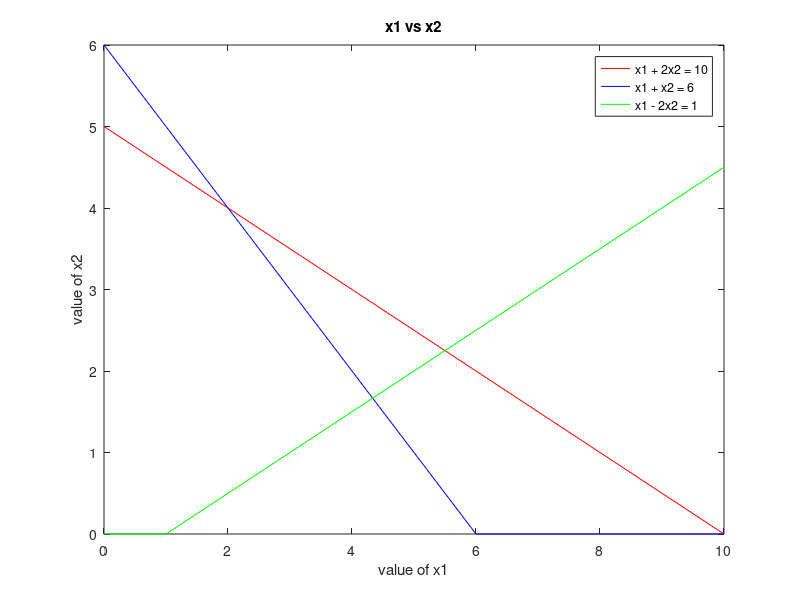

MATLAB code to generate this figure: (Note: this script raises an error after producing the figure.)
%% Graphical METHOD
% No need to convert it into Standard Form
clc
clear all
format rat                              % for rational in fractions
%% Equations
% x1 + 2x2 <= 10  
% x1 + x2 <= 6
% x1 - 2x2 <= 1

% max = 2x1 + 3x2 .  for C              % Objective Function
% min = 2x1 +3x2
%% phase 1: Input Parameter
A=[1 2; 1 1; 1 -2];                     % takes in the coeffieceint of x1 and x2 from above equation
B=[10; 6;1];                            % takes the result part of the above equation
C=[2 3];                                % takes the max part of the condition

%% phase 2: Plotting the graph
P=max(B);                               % finds the max value in the determinant B .  % need to find the range .   % the values will not be greater than this
y1=0:1:max(B);                          % y1 contains range of points from 0 to maximum of B (i.e P) and has a stepsize of y1. Suppose P = 5 so y1 =  0              1              2              3              4              5 
x11=(B(1)-A(1,1).*y1)./A(1,2);          % will evaluate the expression for B(1) - A(1,1) .*y1( no. of solution of x11 is the no. of values in y  and various result will differ just because of value of y1 which is constanlty changing)/A(1,2)
x21=(B(2)-A(2,1).*y1)./A(2,2);          % ||
x31=(B(3)-A(3,1).*y1)./A(3,2);          % ||
% the above x11 , x22 and x31 are x2 accoding to the first, second and third line.
% y1 above is actually various values of x1. Let's take 2x1 + 3x2 = 5. Then x2 = (5 -  2*x1)/3 -> which is (B(1) - A(1,1).*y1). A(1,2)
x11=max(0,x11);                         % for all the values of x11 it will find the max between 0 and x11 (so that to get result in first quadrant) x11 = 5 7 -2 result will be x11 = 5 7 0
x21=max(0,x21);                         % ||
x31=max(0,x31);                         % ||
plot(y1,x11,'r',y1,x21,'b',y1,x31,'g')  % y1 ( plotting from X axis) and x11 (x11 plotting from y axis)line which will be red , y1 and x21 line which will be blue, y1 and x31 line which will be blue
title('x1 vs x2');                      % will plot the graph x1 vs x2
xlabel('value of x1')                   % name given to X coordinate
ylabel('value of x2')                   % name given to y coordinate
legend('x1 + 2x2 = 10','x1 + x2 = 6','x1 - 2x2 = 1');
%% phase 3: Find corner point with axes 
cx1=find(y1==0)                         % points with x1 axis    % will find corner points indexes    % the point where y1 = 0 in y1 will be put in cx1
c1=find(x11==0)                         % points with x2 axis    % ||
Line1=[y1(:,[c1 cx1]); x11(:,[c1 cx1])]'       
% Line1 part by part
% y1(:,[c1 cx1]) -> [c1 cx1] will store values of zero. 
% y1(:,[c1 cx1]) will store two rows c1 and cx1 th row of y1 as first column
% x11(:,[c1 cx1]) -> will store two rows c1 and cx1 th row of x11 as second column
% Now, this will have two rows and two columns. Then ' will make it trannsposed and stored in Line1

% It is used to find all corner point from equation 1 ,2 and 3 respectively where either x1 or x2 is 0
c2=find(x21==0);                            % points with x2 axis
Line2=[y1(:,[c2 cx1]); x21(:,[c2 cx1])]' 

c3=find(x31==0);                            % points with x2   axis
Line3=[y1(:,[c3 cx1]); x31(:,[c3 cx1])]' 
corpt=unique([Line1;Line2;Line3],'rows')    % unique removes repeated points without affecting the order or way of display /storage

%% phase 4: Intersecting points
 pt=[0;0];                                  % taking this corner point if not already added.
for i=1:size(A,1)                           % size(A) gives size of rows and columns % size(A,1) - size of row % size(A,2) - size of column
    A1=A(i,:);                              % A(1,:) will print the first row % A(:,1) will print first column
    B1=B(i,:);                              
    for j=i+1:size(A,1)
        A2=A(j,:);
        B2=B(j,:);
        A4=[A1; A2];
        B4=[B1; B2];
        X=A4\B4;                            % X=inv(A4)*B4
        pt=[pt X];
        pt= max(0,pt)                       % first quadrant points
    end
end
  ptt=pt'                                   % find transpose of pt
  
%% Phase5: All points
allpt=[ptt;corpt]                           % intersection and corner point both are in allpt
points=unique(allpt,'rows')                 % keeping only unique points intact

%% Phase 6: Feasible Region                 %Regions where every points condition is satisfied.
% x1 >= 0 and x2 >= 0 
PT=output(points)                           % will find feasible regions 
P=unique(PT,'rows')                         % keeping only unique points intact

%% Phase 7: Finding Maximum
Z= C*P'                                     % Finding the objective fn value for all corresponding points
Z=Z';                                       % Transpose
[obj ind]= max(Z)                           % find max of Z and then store the value in obj and its index in ind
% [obj ind]= min(Z)
objpt=P(ind,: )                             % objpt will store the x1 and x2 values of the corresponding max index
Objvalue=[objpt obj]                        % will store objpt and obj  
result = array2table(Objvalue,'variableNames',{'x1', 'x2','solution value'})